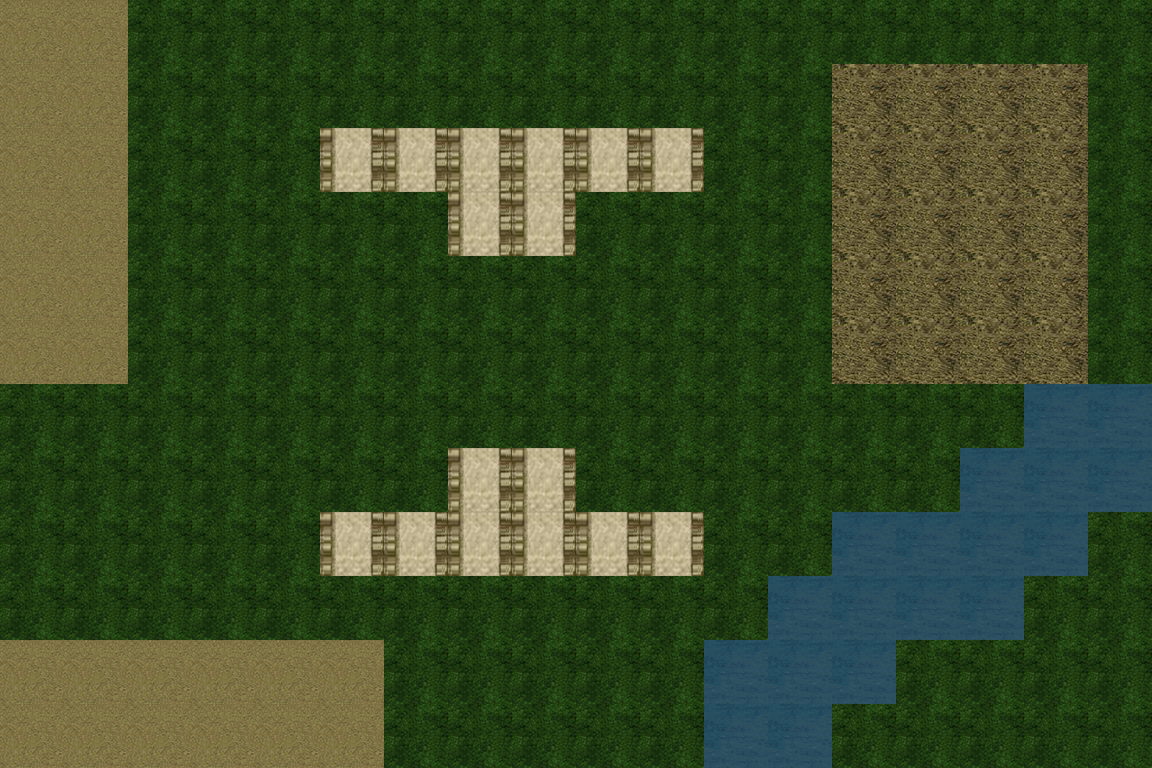

Tiled map render using the project's own tile images. Description and the map definition, with tile-layer contents summarised, below:
An orthogonal 18x12 tile map with 64x64 px tiles, 1 tile layer (background).

<map version="1.0" orientation="orthogonal" width="18" height="12" tilewidth="64" tileheight="64">
 <tileset firstgid="1" name="pic" tilewidth="64" tileheight="64">
  <image source="resources.png" trans="ff00ff" width="192" height="192" />
  <tile id="0">
   <properties>
    <property name="terrain" value="1" />
   </properties>
  </tile>
  <tile id="1">
   <properties>
    <property name="terrain" value="2" />
   </properties>
  </tile>
  <tile id="2">
   <properties>
    <property name="terrain" value="3" />
   </properties>
  </tile>
  <tile id="3">
   <properties>
    <property name="terrain" value="4" />
   </properties>
  </tile>
  <tile id="4">
   <properties>
    <property name="terrain" value="5" />
   </properties>
  </tile>
 </tileset>
 <layer name="background" width="18" height="12">
  <data>[216 cells, 216 non-empty, 5 distinct tile ids]</data>
 </layer>
</map>